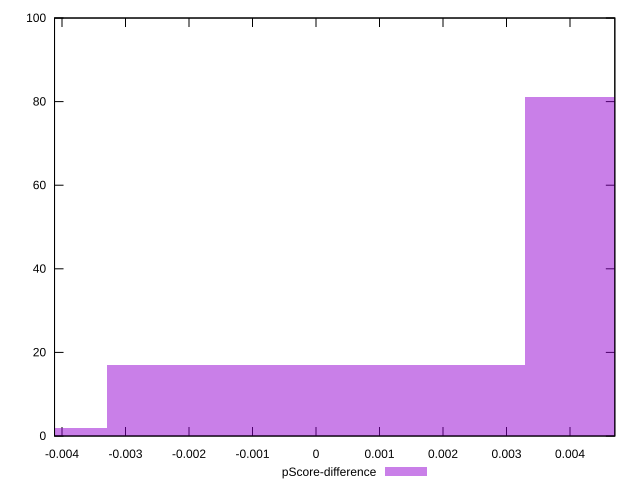

Generate this figure with gnuplot:
reset

$pScoreDifference <<EOF
0 17
0.006593319505642158 81
-0.006593319505642158 2
EOF

set key outside below
set boxwidth 0.006593319505642158
set xrange [-0.004117647058823559:0.004705882352941171]
set yrange [0:100]
set trange [0:100]
set style fill transparent solid 0.5 noborder
set terminal svg size 640, 490 enhanced background rgb 'white'
set output "report_00019_2021-02-10T18-14-37.922Z//unused-javascript/samples/pages+cached+noadtech+nomedia+nocss/pScore-difference/histogram.svg"

plot $pScoreDifference title "pScore-difference" with boxes

reset
